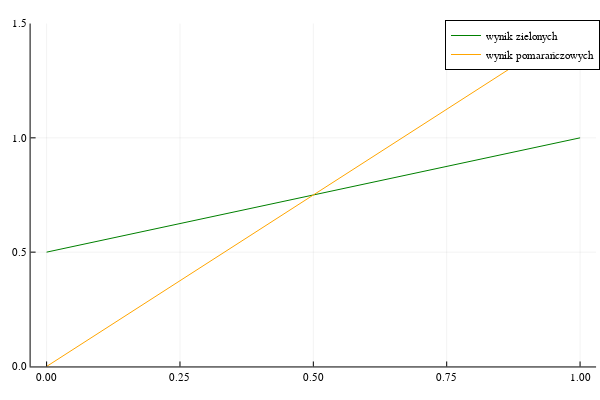

The cell this chart's notebook holds for it:
### Markdown cell above
## **Równowaga Nasha**
Równowagą Nasha, w teorii gier, nazywamy sytuację, gdy strategia każdego gracza jest optymalna, a jej zmiana nie przyniesie korzyści żadnemu z graczy. W odniesieniu do naszego modelu, będzie to punkt, w którym osobnik, niezależnie od tego jaką taktykę przyjmie, ma stałą szansę na przetrwanie.

### Code cell
using Plots
xs = range(0, 1, length = 10)
zielony = 0.5 .* xs .+ 0.5
pomarańczowy = 1.5 .* xs 
plt = Plots.plot(xs, [zielony, pomarańczowy], labels = ["wynik zielonych" "wynik pomarańczowych"], color = [:green :orange],
    ylimits=(0,1.5))

### Figure 1 — Plotly figure (JSON) as saved in the notebook; plotly's stock layout.template omitted (floating-point values rounded to 4 significant figures)
{"data": [{"colorbar": {"len": 0.9525, "title": "", "x": 0.9934, "y": 0.5139}, "legendgroup": "wynik zielonych", "line": {"color": "rgba(0, 128, 0, 1.000)", "dash": "solid", "shape": "linear", "width": 1}, "mode": "lines", "name": "wynik zielonych", "showlegend": true, "type": "scatter", "x": [0, 0.1111, 0.2222, 0.3333, 0.4444, 0.5556, 0.6667, 0.7778, 0.8889, 1], "xaxis": "x", "y": [0.5, 0.5556, 0.6111, 0.6667, 0.7222, 0.7778, 0.8333, 0.8889, 0.9444, 1], "yaxis": "y"}, {"colorbar": {"len": 0.9525, "title": "", "x": 0.9934, "y": 0.5139}, "legendgroup": "wynik pomarańczowych", "line": {"color": "rgba(255, 165, 0, 1.000)", "dash": "solid", "shape": "linear", "width": 1}, "mode": "lines", "name": "wynik pomarańczowych", "showlegend": true, "type": "scatter", "x": [0, 0.1111, 0.2222, 0.3333, 0.4444, 0.5556, 0.6667, 0.7778, 0.8889, 1], "xaxis": "x", "y": [0, 0.1667, 0.3333, 0.5, 0.6667, 0.8333, 1, 1.167, 1.333, 1.5], "yaxis": "y"}], "layout": {"annotations": [], "height": 400, "legend": {"bgcolor": "rgba(255, 255, 255, 1.000)", "bordercolor": "rgba(0, 0, 0, 1.000)", "borderwidth": 1, "font": {"color": "rgba(0, 0, 0, 1.000)", "family": "sans-serif", "size": 11}, "title": {"font": {"color": "rgba(0, 0, 0, 1.000)", "family": "sans-serif", "size": 15}, "text": ""}, "tracegroupgap": 0, "traceorder": "normal", "x": 1, "xanchor": "auto", "y": 1, "yanchor": "auto"}, "margin": {"b": 20, "l": 0, "r": 0, "t": 20}, "paper_bgcolor": "rgba(255, 255, 255, 1.000)", "plot_bgcolor": "rgba(255, 255, 255, 1.000)", "showlegend": true, "width": 600, "xaxis": {"anchor": "y", "domain": [0.05101, 0.9934], "gridcolor": "rgba(0, 0, 0, 0.100)", "gridwidth": 0.5, "linecolor": "rgba(0, 0, 0, 1.000)", "mirror": false, "range": [-0.03, 1.03], "showgrid": true, "showline": true, "showticklabels": true, "tickangle": 0, "tickcolor": "rgb(0, 0, 0)", "tickfont": {"color": "rgba(0, 0, 0, 1.000)", "family": "sans-serif", "size": 11}, "tickmode": "array", "ticks": "inside", "ticktext": ["0.00", "0.25", "0.50", "0.75", "1.00"], "tickvals": [0, 0.25, 0.5, 0.75, 1], "title": "", "titlefont": {"color": "rgba(0, 0, 0, 1.000)", "family": "sans-serif", "size": 15}, "type": "-", "visible": true, "zeroline": false, "zerolinecolor": "rgba(0, 0, 0, 1.000)"}, "yaxis": {"anchor": "x", "domain": [0.03762, 0.9902], "gridcolor": "rgba(0, 0, 0, 0.100)", "gridwidth": 0.5, "linecolor": "rgba(0, 0, 0, 1.000)", "mirror": false, "range": [0, 1.5], "showgrid": true, "showline": true, "showticklabels": true, "tickangle": 0, "tickcolor": "rgb(0, 0, 0)", "tickfont": {"color": "rgba(0, 0, 0, 1.000)", "family": "sans-serif", "size": 11}, "tickmode": "array", "ticks": "inside", "ticktext": ["0.0", "0.5", "1.0", "1.5"], "tickvals": [0, 0.5, 1, 1.5], "title": "", "titlefont": {"color": "rgba(0, 0, 0, 1.000)", "family": "sans-serif", "size": 15}, "type": "-", "visible": true, "zeroline": false, "zerolinecolor": "rgba(0, 0, 0, 1.000)"}}}
